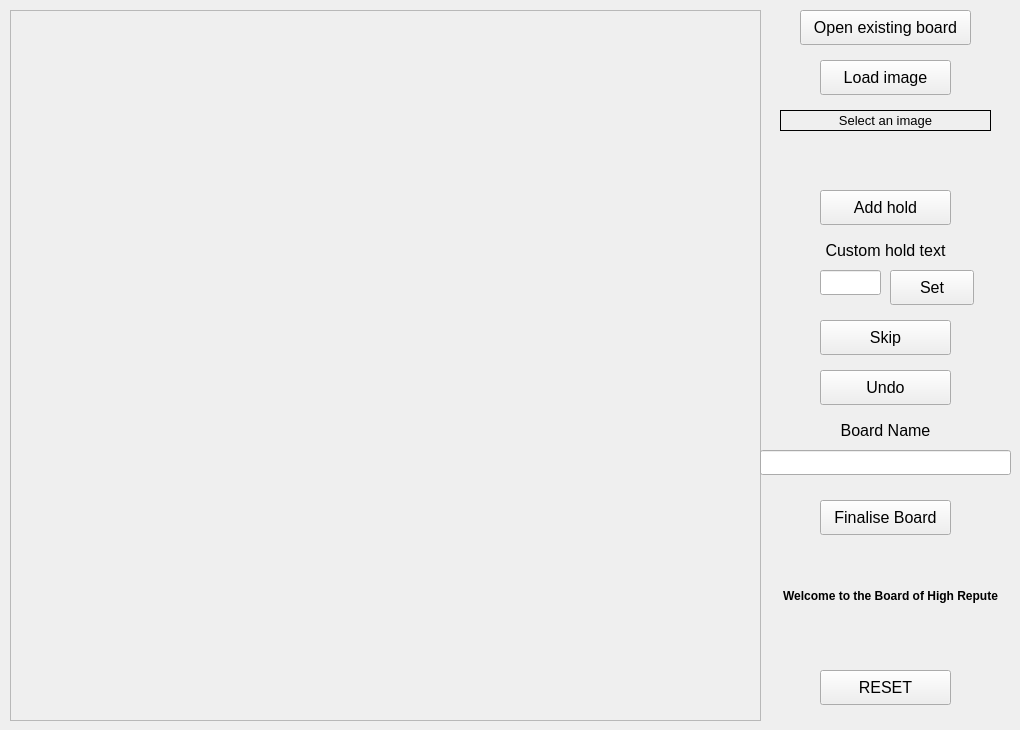
   <widget class="QWidget" name="tab_7">
    <attribute name="title">
     <string>Board Maker</string>
    </attribute>
    <widget class="QPushButton" name="pbLoadImage">
     <property name="geometry">
      <rect>
       <x>820</x>
       <y>60</y>
       <width>131</width>
       <height>35</height>
      </rect>
     </property>
     <property name="font">
      <font>
       <pointsize>12</pointsize>
      </font>
     </property>
     <property name="toolTip">
      <string>Select the image to show in the background</string>
     </property>
     <property name="text">
      <string>Load image</string>
     </property>
    </widget>
    <widget class="QPushButton" name="pbBuildBoard">
     <property name="geometry">
      <rect>
       <x>820</x>
       <y>190</y>
       <width>131</width>
       <height>35</height>
      </rect>
     </property>
     <property name="font">
      <font>
       <pointsize>12</pointsize>
      </font>
     </property>
     <property name="toolTip">
      <string>Create a new hold button, drag the hold to move it</string>
     </property>
     <property name="text">
      <string>Add hold</string>
     </property>
    </widget>
    <widget class="QFrame" name="frmBoard">
     <property name="geometry">
      <rect>
       <x>10</x>
       <y>10</y>
       <width>751</width>
       <height>711</height>
      </rect>
     </property>
     <property name="toolTip">
      <string>Drag buttons to place them over the relevant hold</string>
     </property>
     <property name="autoFillBackground">
      <bool>false</bool>
     </property>
     <property name="frameShape">
      <enum>QFrame::StyledPanel</enum>
     </property>
     <property name="frameShadow">
      <enum>QFrame::Raised</enum>
     </property>
    </widget>
    <widget class="QPushButton" name="pbFinalise">
     <property name="geometry">
      <rect>
       <x>820</x>
       <y>500</y>
       <width>131</width>
       <height>35</height>
      </rect>
     </property>
     <property name="font">
      <font>
       <pointsize>12</pointsize>
      </font>
     </property>
     <property name="toolTip">
      <string>Saves the board - board can be reloaded</string>
     </property>
     <property name="text">
      <string>Finalise Board</string>
     </property>
    </widget>
    <widget class="QLineEdit" name="leBoardName">
     <property name="geometry">
      <rect>
       <x>760</x>
       <y>450</y>
       <width>251</width>
       <height>25</height>
      </rect>
     </property>
     <property name="font">
      <font>
       <pointsize>12</pointsize>
      </font>
     </property>
     <property name="toolTip">
      <string>Enter the name to save this board - will overwrite existing board of same name</string>
     </property>
    </widget>
    <widget class="QPushButton" name="pbUndoAddHold">
     <property name="geometry">
      <rect>
       <x>820</x>
       <y>370</y>
       <width>131</width>
       <height>35</height>
      </rect>
     </property>
     <property name="font">
      <font>
       <pointsize>12</pointsize>
      </font>
     </property>
     <property name="toolTip">
      <string>Remove the last added hold</string>
     </property>
     <property name="text">
      <string>Undo</string>
     </property>
    </widget>
    <widget class="QPushButton" name="pbSkipHold">
     <property name="geometry">
      <rect>
       <x>820</x>
       <y>320</y>
       <width>131</width>
       <height>35</height>
      </rect>
     </property>
     <property name="font">
      <font>
       <pointsize>12</pointsize>
      </font>
     </property>
     <property name="toolTip">
      <string>Skip a number - i.e. if the LED is not used</string>
     </property>
     <property name="text">
      <string>Skip</string>
     </property>
    </widget>
    <widget class="QLabel" name="lblBoardMakerInfo">
     <property name="geometry">
      <rect>
       <x>770</x>
       <y>540</y>
       <width>241</width>
       <height>111</height>
      </rect>
     </property>
     <property name="font">
      <font>
       <weight>75</weight>
       <bold>true</bold>
      </font>
     </property>
     <property name="text">
      <string>Welcome to the Board of High Repute</string>
     </property>
     <property name="alignment">
      <set>Qt::AlignCenter</set>
     </property>
     <property name="wordWrap">
      <bool>true</bool>
     </property>
    </widget>
    <widget class="QLabel" name="lblImagePath">
     <property name="geometry">
      <rect>
       <x>780</x>
       <y>110</y>
       <width>211</width>
       <height>21</height>
      </rect>
     </property>
     <property name="font">
      <font>
       <pointsize>10</pointsize>
      </font>
     </property>
     <property name="toolTip">
      <string>The path of the loaded image</string>
     </property>
     <property name="frameShape">
      <enum>QFrame::Box</enum>
     </property>
     <property name="text">
      <string>Select an image</string>
     </property>
     <property name="alignment">
      <set>Qt::AlignCenter</set>
     </property>
    </widget>
    <widget class="QPushButton" name="pbReset">
     <property name="geometry">
      <rect>
       <x>820</x>
       <y>670</y>
       <width>131</width>
       <height>35</height>
      </rect>
     </property>
     <property name="font">
      <font>
       <pointsize>12</pointsize>
      </font>
     </property>
     <property name="toolTip">
      <string>Reset the software to show the created board</string>
     </property>
     <property name="text">
      <string>RESET</string>
     </property>
    </widget>
    <widget class="QLabel" name="label_23">
     <property name="geometry">
      <rect>
       <x>770</x>
       <y>420</y>
       <width>231</width>
       <height>21</height>
      </rect>
     </property>
     <property name="font">
      <font>
       <pointsize>12</pointsize>
      </font>
     </property>
     <property name="text">
      <string>Board Name</string>
     </property>
     <property name="alignment">
      <set>Qt::AlignCenter</set>
     </property>
    </widget>
    <widget class="QPushButton" name="pbOpenExisting">
     <property name="geometry">
      <rect>
       <x>800</x>
       <y>10</y>
       <width>171</width>
       <height>35</height>
      </rect>
     </property>
     <property name="font">
      <font>
       <pointsize>12</pointsize>
      </font>
     </property>
     <property name="toolTip">
      <string>Load and edit an existing board (.brd)</string>
     </property>
     <property name="text">
      <string>Open existing board</string>
     </property>
    </widget>
    <widget class="QLineEdit" name="leHoldText">
     <property name="geometry">
      <rect>
       <x>820</x>
       <y>270</y>
       <width>61</width>
       <height>25</height>
      </rect>
     </property>
     <property name="toolTip">
      <string>Edit to change the button text</string>
     </property>
    </widget>
    <widget class="QLabel" name="label_24">
     <property name="geometry">
      <rect>
       <x>770</x>
       <y>240</y>
       <width>231</width>
       <height>21</height>
      </rect>
     </property>
     <property name="font">
      <font>
       <pointsize>12</pointsize>
      </font>
     </property>
     <property name="text">
      <string>Custom hold text</string>
     </property>
     <property name="alignment">
      <set>Qt::AlignCenter</set>
     </property>
    </widget>
    <widget class="QPushButton" name="pbSetText">
     <property name="geometry">
      <rect>
       <x>890</x>
       <y>270</y>
       <width>84</width>
       <height>35</height>
      </rect>
     </property>
     <property name="font">
      <font>
       <pointsize>12</pointsize>
      </font>
     </property>
     <property name="toolTip">
      <string>Set the button text to the custom hold text</string>
     </property>
     <property name="text">
      <string>Set</string>
     </property>
    </widget>
   </widget>
